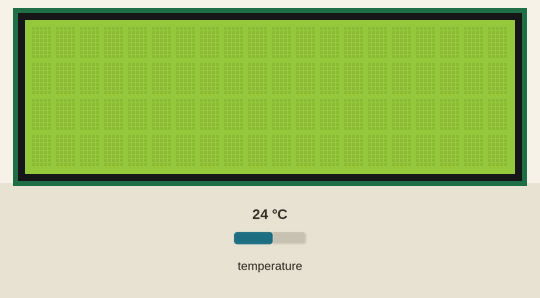
This sketch was run on a simulated ESP32. On the bench: 20×4 character LCD. The inputs (shaded band) are chosen by the test bench; at power-on: temperature 24 °C. WiFi joins after 1.5 s; servers stay silent unless stated; what the sketch prints to the serial monitor is not drawn.

Above: at 2.8 s.
2.9 s: temperature set to 12 °C
At 3.7 s:
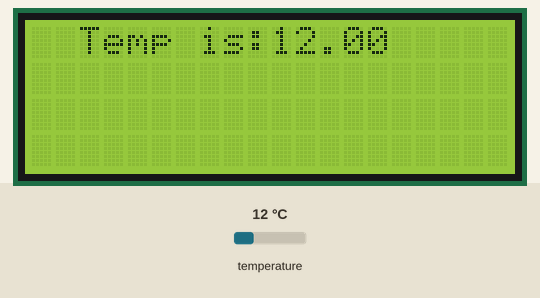
6.8 s: temperature set to 19 °C
10.7 s: temperature set to 28 °C
At 12.2 s:
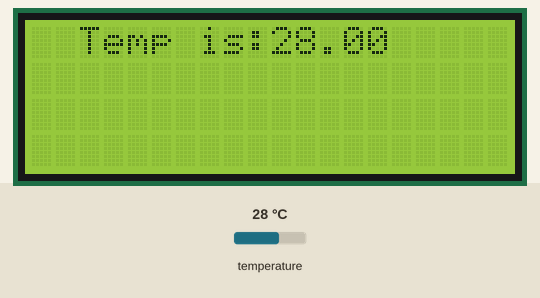
Timing chart, 0 to 13.7 s (numbered marks = the images above; inputs shaded):
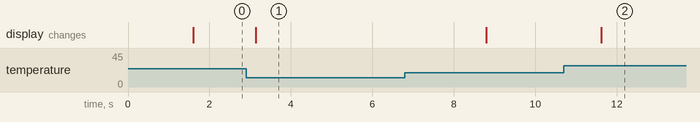

Measured:
- after the input at 2.9 s, the display: changes after 0.23 s (image 1)
- after the input at 10.7 s, the display: changes after 0.92 s (image 2)

The sketch:

Temp_lcd.ino
```cpp
/***********************************************
step-1-connect 3v-vcc(lcd),grnd-grnd,scl-d1,sda-d2,
step-2-temp-vin + 3v -resistor-470 -data line of temp sensor +D4(gpio)

*********************/


// First we include the libraries
//#include <ESP32WiFi.h> for esp8266
#include "WiFi.h" //for esp32
#include <OneWire.h>
#include <DallasTemperature.h>
#include <LiquidCrystal_I2C.h>
#include <ThingSpeak.h>
#include <WiFiManager.h>


WiFiClient client;//wifi setup

long myChannelNumber = 1915341;   //channel name
const char myWriteAPIKey[] = "YYHEPNA4YVXEH7TZ"; //api key
/********************************************************************/
// Data wire is plugged into pin 2 on the Arduino
#define ONE_WIRE_BUS 2 //pin D3(gpio-0)//D4 (gpio-2) attchin esp8266 for esp32-d2 at 2
/********************************************************************/
// Setup a oneWire instance to communicate with any OneWire devices
// (not just Maxim/Dallas temperature ICs)
OneWire oneWire(ONE_WIRE_BUS);
/********************************************************************/
// Pass our oneWire reference to Dallas Temperature.
DallasTemperature sensors(&oneWire);
/********************************************************************/
LiquidCrystal_I2C lcd(0x3F,20,4);  // set the LCD address to 0x3F for a 20 chars and 4 line display

void setup(void)
{
   WiFi.mode(WIFI_STA); // explicitly set mode, esp defaults to STA+AP
  // it is a good practice to make sure your code sets wifi mode how you want it.

  // put your setup code here, to run once:
  Serial.begin(115200);

  //WiFiManager, Local intialization. Once its business is done, there is no need to keep it around
  WiFiManager wm;

  // reset settings - wipe stored credentials for testing
  // these are stored by the esp library
  wm.resetSettings();

  // Automatically connect using saved credentials,
  // if connection fails, it starts an access point with the specified name ( "AutoConnectAP"),
  // if empty will auto generate SSID, if password is blank it will be anonymous AP (wm.autoConnect())
  // then goes into a blocking loop awaiting configuration and will return success result

  bool res;
  // res = wm.autoConnect(); // auto generated AP name from chipid
  res = wm.autoConnect("Hydroponics"); // anonymous ap
 // res = wm.autoConnect("Hydrophonics", "password"); // password protected ap
  // put your setup code here, to run once:

if (!res) {
    Serial.println("Failed to connect");
    // ESP.restart();
  }
  else {
    //if you get here you have connected to the WiFi
    Serial.println("connected...yeey :)");

    Serial.println("Dallas Temperature IC Control Library Demo");
 // Start up the library
 sensors.begin();

 //lcd code

 lcd.init();
  lcd.clear();
  lcd.backlight();      // Make sure backlight is on

    //To begin sensor and thingspeak
    sensors.begin();
    ThingSpeak.begin(client);
  }

}
void loop(void)
{
 // call sensors.requestTemperatures() to issue a global temperature
 // request to all devices on the bus
/********************************************************************/
 Serial.print(" Requesting temperatures...");
 sensors.requestTemperatures(); // Send the command to get temperature readings
 sensors.requestTemperatures();


  float t = sensors.getTempCByIndex(0);
  Serial.println("Temp: " + (String) t);

/********************************************************************/

  lcd.setCursor(2,0);   //Set cursor to character 2 on line 0
  lcd.print("Temp is:" + (String) t );

   lcd.setCursor(2,1);   //Move cursor to character 2 on line 1
  //  ds lcd.print (sensors.getTempCByIndex(0));

//thingspeak
   ThingSpeak.writeField(myChannelNumber, 1, t, myWriteAPIKey);
   delay(1000);
} 
```
